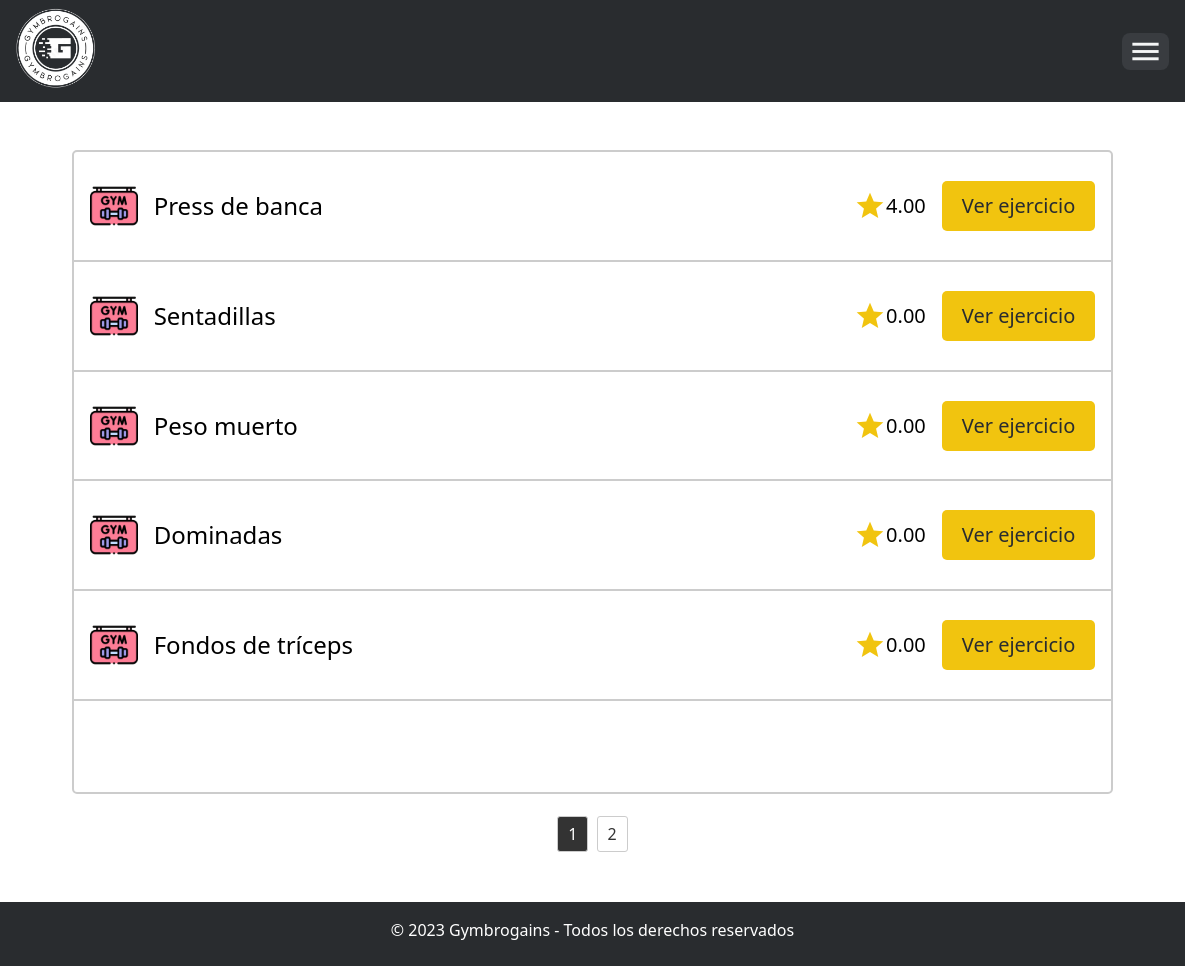
/exercises.php, run on the app's committed database.
### tables this page shows
CREATE TABLE `exercises` (
  `ExerciseID` int(11) NOT NULL AUTO_INCREMENT,
  `ExerciseName` varchar(255) NOT NULL,
  `ExerciseDescription` text NOT NULL,
  `Category` varchar(15) NOT NULL,
  `AverageRating` decimal(3, 2) DEFAULT 0.00,
  PRIMARY KEY (`ExerciseID`)
);

### exercises.php (the view, shortened to what this page needs)
<?php
require_once __DIR__ . "/includes/session.php";
$results_per_page = 5;
try {
  $conn = $db->connect();
  $sql = "SELECT COUNT(*) as total FROM exercises";
  $stmt = $conn->prepare($sql);
  if (!$stmt->execute()) {
    throw new Exception("Ha ocurrido un error al cargar los ejercicios...");
  }
  $result = $stmt->get_result();
  $row = $result->fetch_assoc();
  $total_results = $row['total'];
  $total_pages = ceil($total_results / $results_per_page);
  $page = isset($_GET['page']) ? $_GET['page'] : 1;
  $offset = ($page - 1) * $results_per_page;
  $sql = "SELECT * FROM exercises ORDER BY AverageRating DESC LIMIT $offset, $results_per_page";
  $stmt = $conn->prepare($sql);
  if (!$stmt->execute()) {
    throw new Exception("Ha ocurrido un error al cargar los ejercicios...");
  }
  $result = $stmt->get_result();
  $exercises = $result->fetch_all(MYSQLI_ASSOC);
} catch (Exception $e) {
  $error_message = $e->getMessage();
}
?>
<!DOCTYPE html>
<html lang="es">
<head>
  <link rel="stylesheet" href="./fonts/css/index.css" />
  <link rel="stylesheet" href="./css/normalize.css" />
  <link rel="stylesheet" href="./css/global.css" />
  <link rel="stylesheet" href="./css/header.css" />
  <link rel="stylesheet" href="./css/footer.css" />
  <link rel="stylesheet" href="./css/exercises-list.css" />
</head>
<body>
  <header>
    <div class="header-container">
      <div class="header-logo">
        <a href="./index.php">
          <img src="./images/logo/white.webp" alt="Gymbrogains" />
        </a>
      </div>
      <button id="show-menu">
        <span class="material-icons"> menu </span>
      </button>
    </div>
  </header>
  <main>
    <section id="exercises-list-section">
      <?php if (!isset($error_message)) { ?>
        <ul id="exercises-list">
          <?php foreach ($exercises as $exercise) { ?>
            <li class="exercise">
              <div class="exercise-category-name">
                <img src="./images/exercises/icons/<?php echo $exercise['Category']; ?>.webp" alt="<?php echo $exercise['ExerciseName']; ?>, <?php echo $exercise['Category'] ?>" />
                <h2 class="exercise-name">
                  <?php echo $exercise['ExerciseName']; ?>
                </h2>
              </div>
              <div class="exercise-info">
                <p class="exercise-rating">
                  <span class="material-icons"> star </span>
                  <span class="exercise-rating-value"><?php echo $exercise['AverageRating']; ?></span>
                </p>
                <a href="./exercise.php?id=<?php echo $exercise['ExerciseID']; ?>" class="exercise-button">Ver ejercicio</a>
              </div>
            </li>
        </ul>
      <?php } ?>
    <?php } else { ?>
      <div class="error-message-container">
        <p class="error-message"><?php echo $error_message; ?></p>
      </div>
    <?php } ?>
    </section>
    <div class="pagination">
      <?php
      $i = 1;
      do { ?>
        <a href="exercises.php?page=<?php echo $i; ?>" class="page-link"><?php echo $i; ?></a>
      <?php
        $i++;
      } while ($i <= $total_pages) ?>
    </div>
  </main>
  <footer>
    <div class="footer-bottom">
      <p>&copy; 2023 Gymbrogains - Todos los derechos reservados</p>
    </div>
  </footer>
</body>
</html>

### css/global.css (style rules this page uses)
:root { --shark-50: 245 246 246; --shark-100: 228 231 233; --shark-200: 205 209 212; --shark-300: 170 178 182; --shark-400: 127 138 145; --shark-500: 100 111 118; --shark-600: 86 94 100; --shark-700: 73 79 85; --shark-800: 65 69 73; --shark-900: 57 60 64; --shark-950: 41 44 47; }
html { scrollbar-gutter: stable; }
img { max-width: 100%; }
body { font-family: system-ui, -apple-system, BlinkMacSystemFont, "Segoe UI", Roboto, Oxygen, Ubuntu, Cantarell, "Open Sans", "Helvetica Neue", sans-serif; line-height: 1.5; }
main { min-height: 80vh; }
@media only screen and (max-width: 1919px) { body { font-size: 20px; } }
@media only screen and (max-width: 1680px) { body { font-size: 18px; } }
@media only screen and (max-width: 1366px) { body { font-size: 16px; } }

### css/header.css (style rules this page uses)
header { background-color: rgb(var(--shark-950)); color: rgb(var(--shark-50)); display: flex; justify-content: center; padding: 0.5rem 1rem; }
.header-container { display: flex; justify-content: space-between; align-items: center; width: 100%; max-width: 1200px; }
.header-logo { display: flex; align-items: center; width: 80px; }
#show-menu { cursor: pointer; background: rgb(var(--shark-900)); display: flex; border: none; cursor: pointer; font-size: 1.25rem; color: inherit; transition: opacity 0.5s ease-in-out; -webkit-transition: opacity 0.5s ease-in-out; -moz-transition: opacity 0.5s ease-in-out; -ms-transition: opacity 0.5s ease-in-out; -o-transition: opacity 0.5s ease-in-out; border-radius: 0.5rem; -webkit-border-radius: 0.5rem; -moz-border-radius: 0.5rem; -ms-border-radius: 0.5rem; -o-border-radius: 0.5rem; }

### css/footer.css (style rules this page uses)
footer { background: linear-gradient(#4f565c 0%, #292c2f 100%); color: #fff; padding: 1rem 0.5rem; min-height: 2rem; }
.footer-bottom p { font-size: 1rem; margin: 0; text-align: center; line-height: 1.5; }

### css/exercises-list.css (style rules this page uses)
main { font-size: 1rem; display: flex; flex-direction: column; align-items: center; justify-content: center; width: 100%; padding: 1rem; box-sizing: border-box; margin: 2rem 0; }
#exercises-list-section { width: 90%; min-height: 80vh; border: 2px solid #ccc; border-radius: 5px; }
#exercises-list { margin: 0; padding: 0; list-style: none; display: flex; flex-direction: column; align-items: center; width: 100%; }
.exercise { display: flex; align-items: center; justify-content: space-between; flex-wrap: wrap; width: 100%; padding: 1em; box-sizing: border-box; border-bottom: 0.125em solid #ccc; }
.exercise-category-name { width: 50%; }
.exercise-category-name, .exercise-info, .exercise-rating { display: flex; align-items: center; }
.exercise-info { justify-content: end; gap: 1em; }
.exercise-category-name img { width: 3em; margin-right: 1em; }
.exercise-name { font-size: 1.5em; font-weight: 400; }
.exercise-rating span { font-size: 1.25em; }
.exercise-rating span.material-icons { font-size: 2em; color: #f1c40f; }
.exercise-button { padding: 0.5em 1em; background: #f1c40f; color: #292c2f; font-size: 1.25em; font-weight: 500; text-decoration: none; border-radius: 5px; transition: background 0.3s ease; }
.pagination { text-align: center; margin-top: 20px; }
.page-link { display: inline-block; padding: 5px 10px; margin: 2px; border: 1px solid #ccc; background-color: #fff; color: #333; text-decoration: none; border-radius: 3px; transition: background-color 0.3s ease, color 0.3s ease; }
.page-link.active { background-color: #333; color: #fff; }
footer { background: #292c2f; }

### data on the page
exercises: Category (picture), ExerciseName "Press de banca", AverageRating "4.00"
exercises: Category (picture), ExerciseName "Sentadillas", AverageRating "0.00"
exercises: Category (picture), ExerciseName "Peso muerto", AverageRating "0.00"
exercises: Category (picture), ExerciseName "Dominadas", AverageRating "0.00"
exercises: Category (picture), ExerciseName "Fondos de tríceps", AverageRating "0.00"
